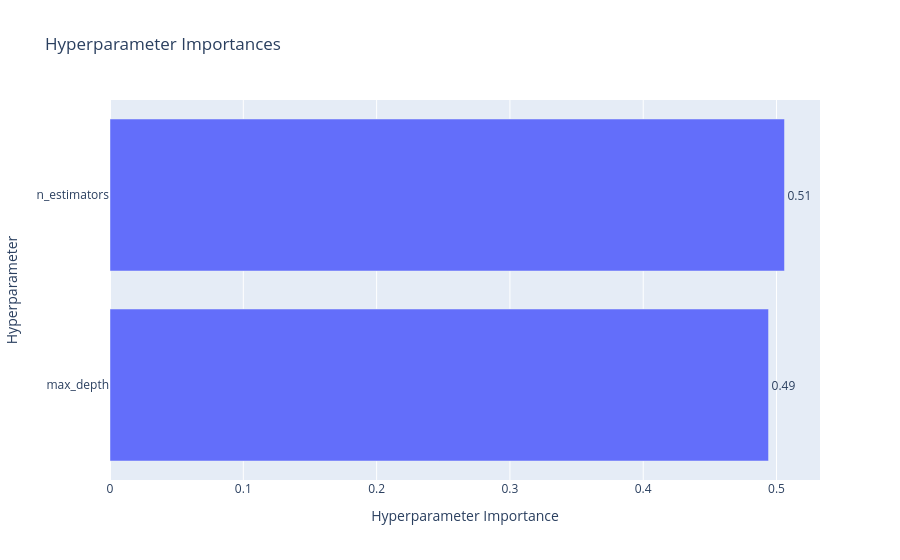

The notebook cell saved with this chart:
### Code cell
# 5. Hyperparameter Importance
plot_param_importances(study).show()

### Figure 1 — Plotly figure (JSON) as saved in the notebook; plotly's stock layout.template omitted (floating-point values rounded to 4 significant figures)
{"data": [{"cliponaxis": false, "hovertemplate": ["max_depth (IntDistribution): 0.49401228610856457<extra></extra>", "n_estimators (IntDistribution): 0.5059877138914355<extra></extra>"], "name": "Objective Value", "orientation": "h", "text": ["0.49", "0.51"], "textposition": "outside", "type": "bar", "x": [0.494, 0.506], "y": ["max_depth", "n_estimators"]}], "layout": {"autosize": true, "title": {"text": "Hyperparameter Importances"}, "xaxis": {"autorange": true, "range": [0, 0.5326], "title": {"text": "Hyperparameter Importance"}, "type": "linear"}, "yaxis": {"autorange": true, "range": [-0.5, 1.5], "title": {"text": "Hyperparameter"}, "type": "category"}}}
